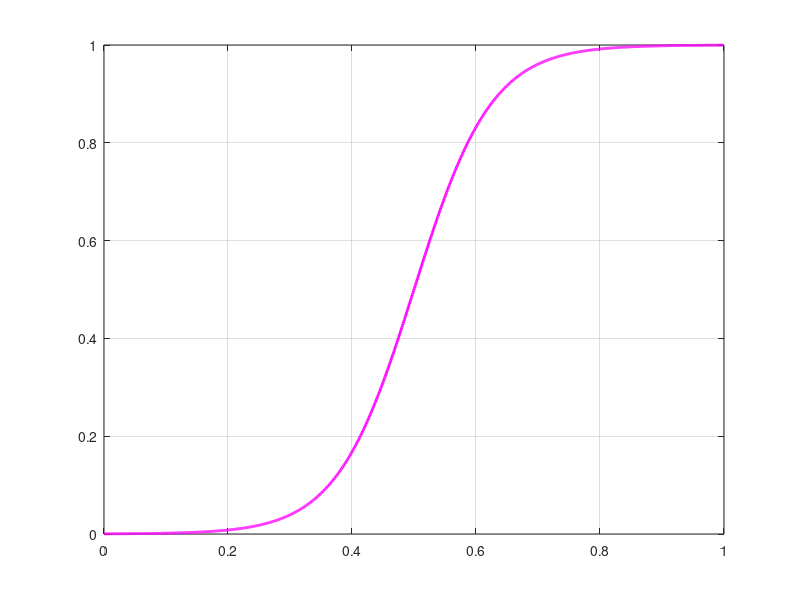

Recreate this plot in MATLAB. (Note: this script raises an error after producing the figure.)
%pre-setting figure properties
fn='Helvetica';fs_labels=16;fs_axis=16;wd=20;ht=18;

%A_star range
A_star = linspace(0,1,1000);
% lambda(A_star) function
l = @(A_star) 1./(1+exp(-(16*A_star-8)));

%figure plot
sigmoid_fig=figure('Name','Sigmoidal Lambda');clf;
box on;hold on;grid on;
xlim([0 1]);ylim([0 1]);
plot(A_star,l(A_star),'m-','LineWidth',2);
%x1-axis settings
ax1=gca;
% % ax1.XLabel.String='$A^{*}$';
% % ax1.XLabel.Interpreter='latex';
% % ax1.XLabel.FontSize = fs_labels;
ax1.XTick = 0:0.1:1;
% % ax1.XLabel.FontSize = fs_axis;
% % ax1.XLabel.FontName = fn;
% % ax1.YLabel.String='$\lambda(A^{*})$';
% % ax1.YLabel.Interpreter='latex';
ax1.YTick = 0:0.1:1;
% % ax1.YLabel.FontSize = fs_axis;
% % ax1.YLabel.FontName = fn;
ax1.FontSize = fs_labels;
ax1.TickDir = 'out';

ax1_pos = ax1.Position;

ax2 = axes('Position',ax1_pos,'XAxisLocation','top','YAxisLocation','right','Color','none');
ax2.YTick=[];
ax2.XTick = 0:0.2:1;

valueOfA = zeros(1,6);

for i = 1:6
    val = ax2.XTick(i)*2760;
    valueOfA(i) = val;
end
ax2.XTickLabel = {valueOfA(1),valueOfA(2),valueOfA(3),valueOfA(4),valueOfA(5),valueOfA(6)};
% {valueOfA(1),valueOfA(2),valueOfA(3),valueOfA(4),valueOfA(5),valueOfA(6),valueOfA(7),valueOfA(8),valueOfA(9),valueOfA(10),valueOfA(11)};
ax2.TickDir = 'out';
ax2.FontSize = fs_axis;

set(gcf,'Units','centimeters','Position',[0 0 wd ht],'PaperUnits','centimeters','PaperSize',[wd+2 ht+2]);
hold off;

%saving figure
epsFileName = 'figures\\sigmoidal_lambda.eps';fullFileName =fullfile(epsFileName);print(sigmoid_fig,fullFileName,'-depsc');
tiffFileName = 'figures\\sigmoidal_lambda.tiff';fullFileName2 = fullfile(tiffFileName);print(sigmoid_fig,fullFileName2,'-dtiff');

